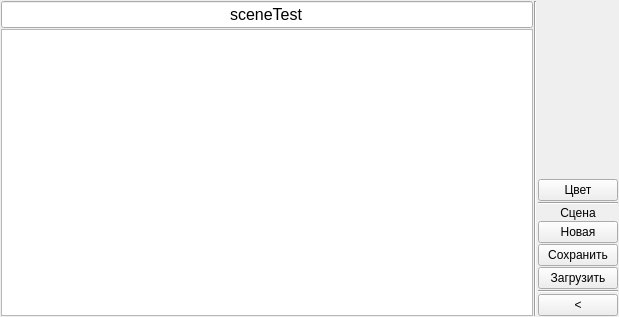
<?xml version="1.0" encoding="UTF-8"?>
<ui version="4.0">
 <class>FormDraw</class>
 <widget class="QWidget" name="FormDraw">
  <property name="geometry">
   <rect>
    <x>0</x>
    <y>0</y>
    <width>619</width>
    <height>317</height>
   </rect>
  </property>
  <property name="windowTitle">
   <string>Form</string>
  </property>
  <layout class="QHBoxLayout" name="horizontalLayout">
   <property name="spacing">
    <number>1</number>
   </property>
   <property name="leftMargin">
    <number>1</number>
   </property>
   <property name="topMargin">
    <number>1</number>
   </property>
   <property name="rightMargin">
    <number>1</number>
   </property>
   <property name="bottomMargin">
    <number>1</number>
   </property>
   <item>
    <layout class="QVBoxLayout" name="verticalLayout">
     <property name="spacing">
      <number>1</number>
     </property>
     <item>
      <widget class="QLineEdit" name="lineEdit_title">
       <property name="font">
        <font>
         <pointsize>12</pointsize>
        </font>
       </property>
       <property name="text">
        <string>sceneTest</string>
       </property>
       <property name="alignment">
        <set>Qt::AlignCenter</set>
       </property>
      </widget>
     </item>
     <item>
      <widget class="QGraphicsView" name="graphicsView">
       <property name="mouseTracking">
        <bool>false</bool>
       </property>
      </widget>
     </item>
    </layout>
   </item>
   <item>
    <widget class="Line" name="line_2">
     <property name="orientation">
      <enum>Qt::Vertical</enum>
     </property>
    </widget>
   </item>
   <item>
    <layout class="QVBoxLayout" name="verticalLayout_4">
     <item>
      <widget class="FiguresPanel" name="figuresPanel" native="true"/>
     </item>
     <item>
      <spacer name="verticalSpacer_4">
       <property name="orientation">
        <enum>Qt::Vertical</enum>
       </property>
       <property name="sizeHint" stdset="0">
        <size>
         <width>20</width>
         <height>40</height>
        </size>
       </property>
      </spacer>
     </item>
     <item>
      <widget class="QPushButton" name="pushButton_setColor">
       <property name="text">
        <string>Цвет</string>
       </property>
      </widget>
     </item>
     <item>
      <widget class="Line" name="line">
       <property name="orientation">
        <enum>Qt::Horizontal</enum>
       </property>
      </widget>
     </item>
     <item>
      <widget class="QLabel" name="label">
       <property name="text">
        <string>Сцена</string>
       </property>
       <property name="alignment">
        <set>Qt::AlignCenter</set>
       </property>
      </widget>
     </item>
     <item>
      <widget class="QPushButton" name="pushButton_sceneNew">
       <property name="text">
        <string>Новая</string>
       </property>
      </widget>
     </item>
     <item>
      <widget class="QPushButton" name="pushButton_sceneSave">
       <property name="text">
        <string>Сохранить</string>
       </property>
      </widget>
     </item>
     <item>
      <widget class="QPushButton" name="pushButton_sceneLoad">
       <property name="text">
        <string>Загрузить</string>
       </property>
      </widget>
     </item>
     <item>
      <widget class="Line" name="line_3">
       <property name="orientation">
        <enum>Qt::Horizontal</enum>
       </property>
      </widget>
     </item>
     <item>
      <widget class="QPushButton" name="pushButton_exit">
       <property name="text">
        <string>&lt;</string>
       </property>
      </widget>
     </item>
    </layout>
   </item>
  </layout>
 </widget>
 <customwidgets>
  <customwidget>
   <class>FiguresPanel</class>
   <extends>QWidget</extends>
   <header>FiguresPanel.hpp</header>
   <container>1</container>
  </customwidget>
 </customwidgets>
 <tabstops>
  <tabstop>pushButton_sceneLoad</tabstop>
  <tabstop>lineEdit_title</tabstop>
  <tabstop>pushButton_sceneSave</tabstop>
  <tabstop>pushButton_exit</tabstop>
  <tabstop>pushButton_setColor</tabstop>
  <tabstop>graphicsView</tabstop>
 </tabstops>
 <resources/>
 <connections/>
</ui>
